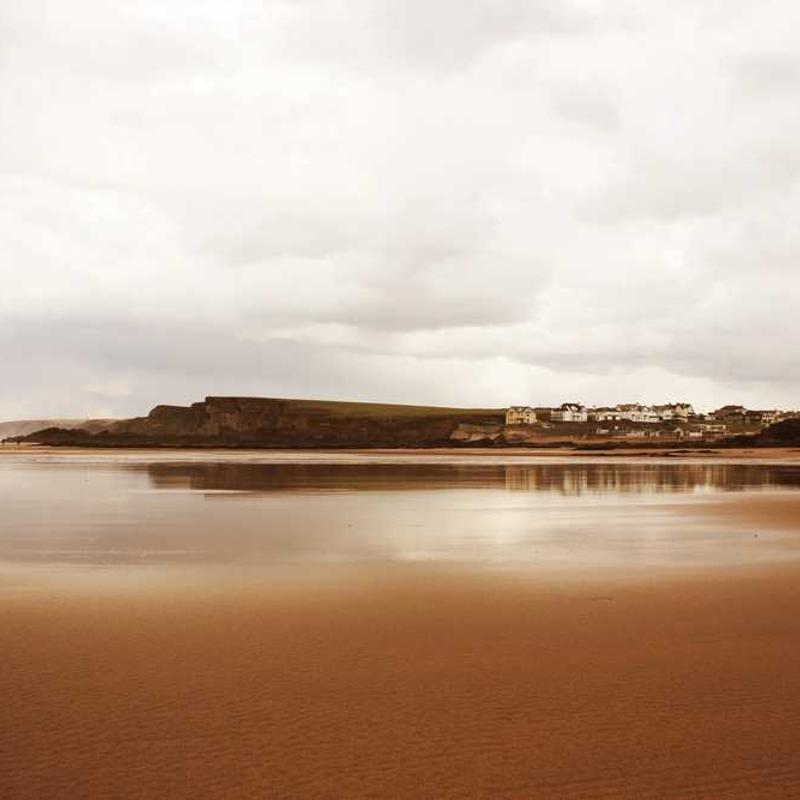
#> input picture python/Pillow works/example.jpg, 800 x 800 px, found by its file name
$ python Pillow_image.py
#> lines starting #> are read from the running program, lines starting #| are printed output that depends on the picture
from PIL import Image, ImageFilter, ImageDraw, ImageFont

# Open an image file
image = Image.open("python\Pillow works\example.jpg")
#> image is the input picture: PIL image 800x800 RGB; mean R, G, B 194.2, 169.9, 151.6

dithered_image = image.convert('1')
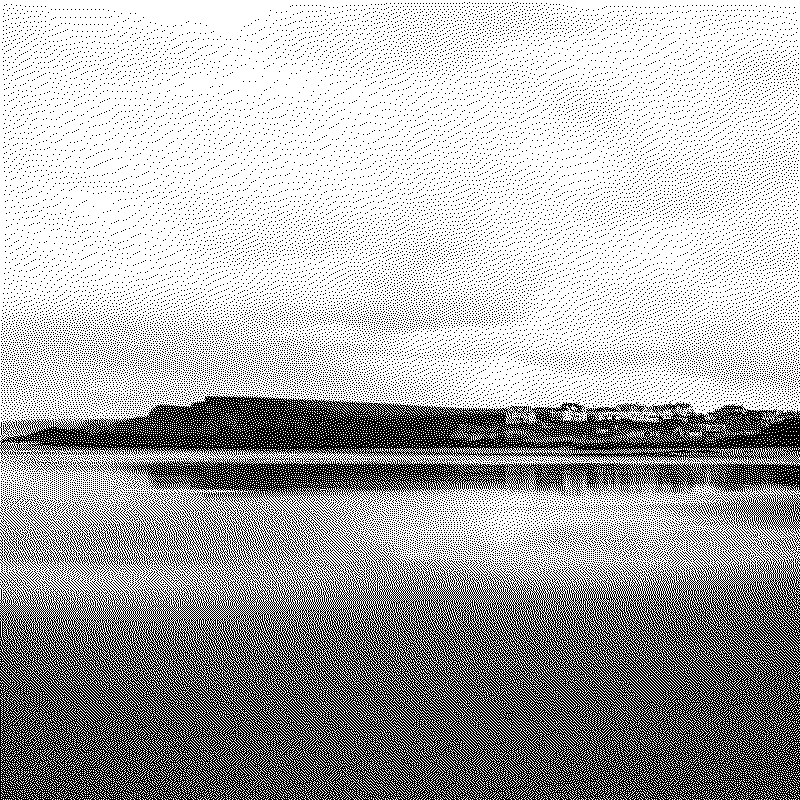
#> dithered_image: PIL image 800x800 1; 68.5% white; black in thin lines or dots
image = dithered_image

image.show()
